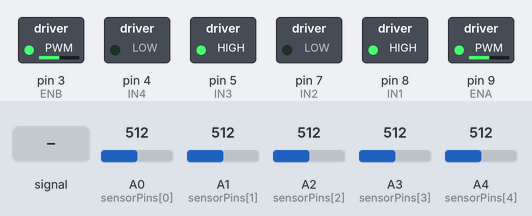
The sketch below on a simulated Arduino Uno, built with avr-gcc and run on an emulated ATmega328P. On the bench: switched loads named in the sketch (green lamp = pin HIGH). The inputs (shaded band) are chosen by the test bench; at power-on: A0 (sensorPins[0]) = 512, A1 (sensorPins[1]) = 512, A2 (sensorPins[2]) = 512, A3 (sensorPins[3]) = 512, A4 (sensorPins[4]) = 512.

Above: at 1.2 s.
1.3 s: A0 (sensorPins[0]) fed a 200 Hz sine of ±81 counts around its level
4.3 s: A0 (sensorPins[0]) set to 716
At 4.81 s:
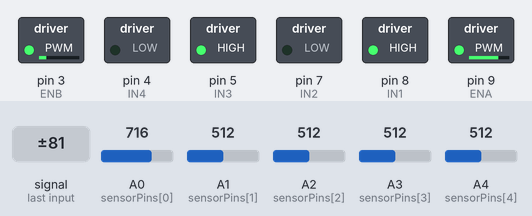
7.3 s: A1 (sensorPins[1]) set to 486
At 8.8 s:
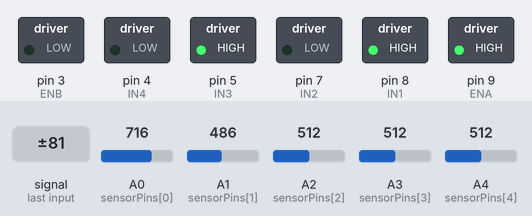
Timing chart, 0 to 10.3 s (numbered marks = the images above; inputs shaded):
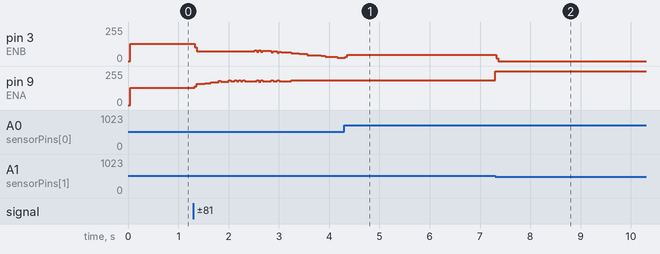

The sketch:

PID_line_follower.ino
```cpp
// --- Pin Definitions ---
// Motor Pins
#define ENA 9  // Left Motor Speed Control (PWM)
#define ENB 3  // Right Motor Speed Control (PWM)
#define IN1 8  // Left Motor Direction A
#define IN2 7  // Left Motor Direction B
#define IN3 5  // Right Motor Direction A
#define IN4 4  // Right Motor Direction B

// Sensor Pins
const int sensorPins[5] = {A0, A1, A2, A3, A4};
const int numSensors = 5;

// --- PID Constants ---
// Tune these values for your robot
double Kp = 0.5;
double Ki = 0.001;
double Kd = 0.2;

// --- Global Variables ---
int baseSpeed = 100; // Base speed for motors (0-255)
double integral = 0;
double lastError = 0;

void setup() {
  // Initialize motor pins as outputs
  pinMode(ENA, OUTPUT);
  pinMode(ENB, OUTPUT);
  pinMode(IN1, OUTPUT);
  pinMode(IN2, OUTPUT);
  pinMode(IN3, OUTPUT);
  pinMode(IN4, OUTPUT);

  // Initialize sensor pins as inputs
  for (int i = 0; i < numSensors; i++) {
    pinMode(sensorPins[i], INPUT);
  }

  // Set initial motor direction to forward
  digitalWrite(IN1, HIGH);
  digitalWrite(IN2, LOW);
  digitalWrite(IN3, HIGH);
  digitalWrite(IN4, LOW);

  Serial.begin(9600);
}

void loop() {
  int position = readSensors();

  // PID Calculation
  double error = 0 - position;
  integral += error;
  double derivative = error - lastError;

  double pTerm = Kp * error;
  double iTerm = Ki * integral;
  double dTerm = Kd * derivative;

  double correction = pTerm + iTerm + dTerm;

  // Calculate motor speeds and clamp to a valid range (0-255)
  int leftMotorSpeed = constrain(baseSpeed + correction, 0, 255);
  int rightMotorSpeed = constrain(baseSpeed - correction, 0, 255);

  // Set motor speeds
  analogWrite(ENA, leftMotorSpeed);
  analogWrite(ENB, rightMotorSpeed);

  // Update lastError for the next loop
  lastError = error;
}

int readSensors() {
  int sensorValues[numSensors];
  int totalSensorValue = 0;
  int totalWeight = 0;
  int position;

  // Read each analog sensor and calculate a weighted average
  for (int i = 0; i < numSensors; i++) {
    sensorValues[i] = analogRead(sensorPins[i]); // Using analogRead for analog sensors

    // Normalize values to 0 or 1 for easy calculation
    // Assuming a threshold, you may need to adjust this value
    if (sensorValues[i] < 500) { // Assuming black line gives a low reading
      totalSensorValue += (i * 100);
      totalWeight += 100;
    }
  }

  // Calculate weighted average position
  if (totalWeight == 0) {
    // If no sensor sees the line, a large value can make the robot turn
    return lastError > 0 ? 400 : -400;
  }

  position = totalSensorValue / totalWeight;
  position = position - 200; // Offset to center the error around 0

  return position;
}
```

Measured:
- the behaviour switches between 500 and 499 on A1 (sensorPins[1]) (found by bisection; images 1 and 2)
- after the input at 4.3 s, pin 9 (ENA): stays 185/255 (without the input it goes to 255/255 after 1.1 s)
